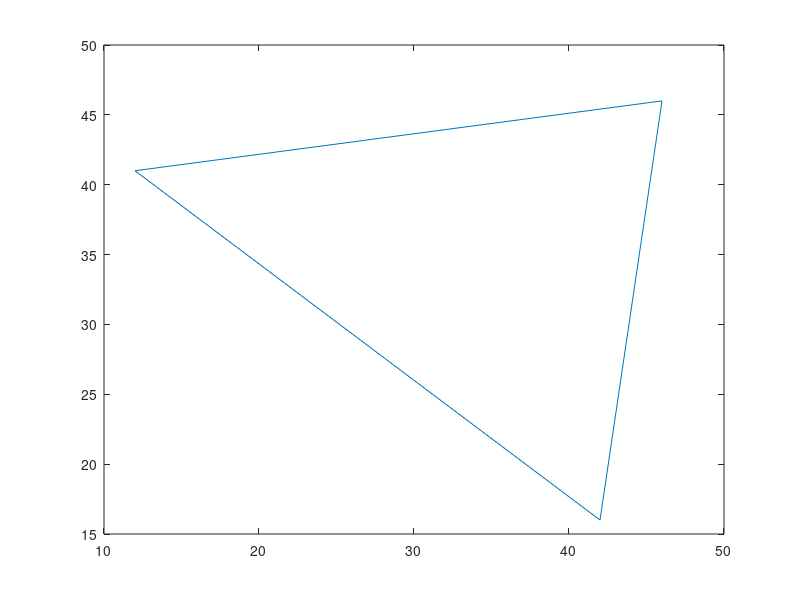

The MATLAB script that drew this image:
% Plotting randon triangles

gca.XLim(1) =-5;
gca.Xlim(2) = 55;

gca.YLim = [-5 55];

x = randi(50,1,3);
y = randi(50,1,3);

x = [x x(1)];
y = [y y(1)];

plot(x,y)